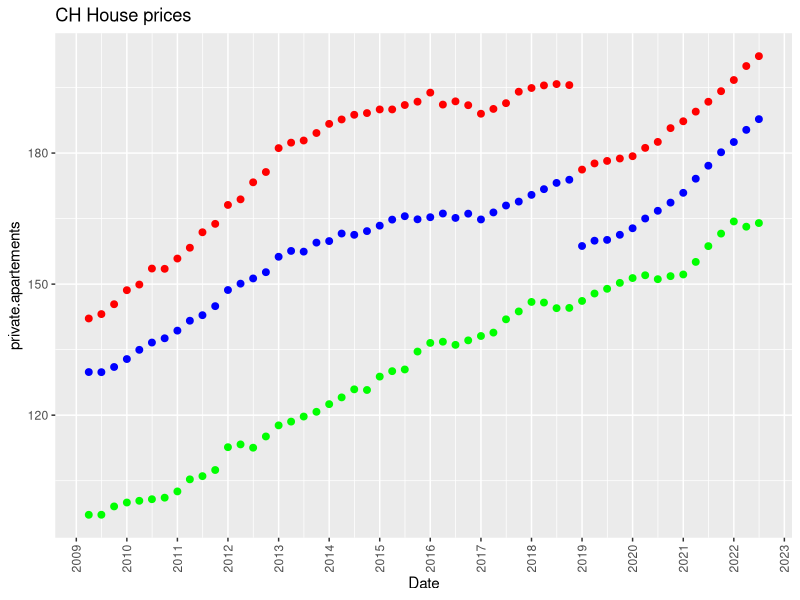
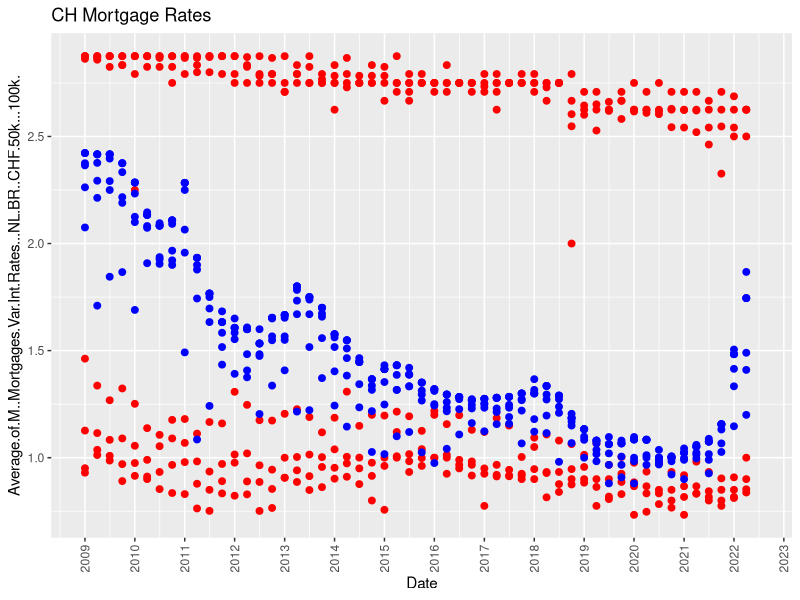
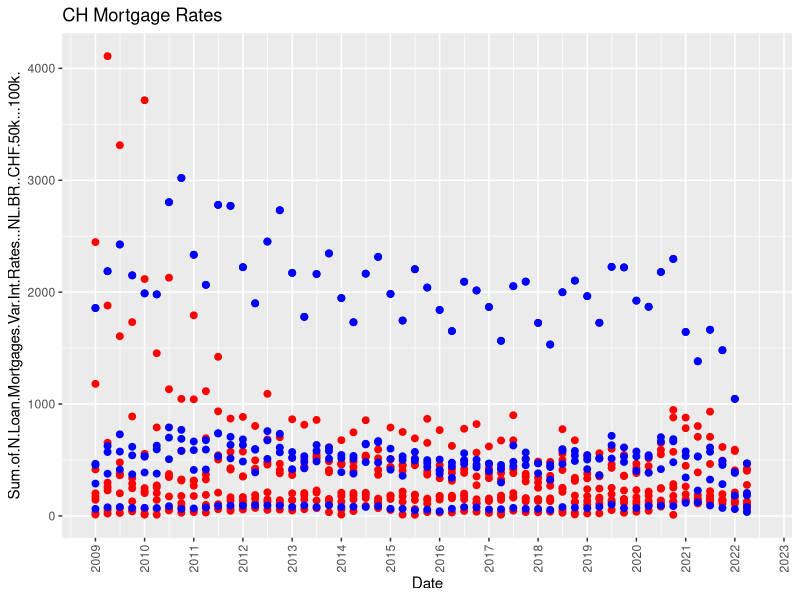
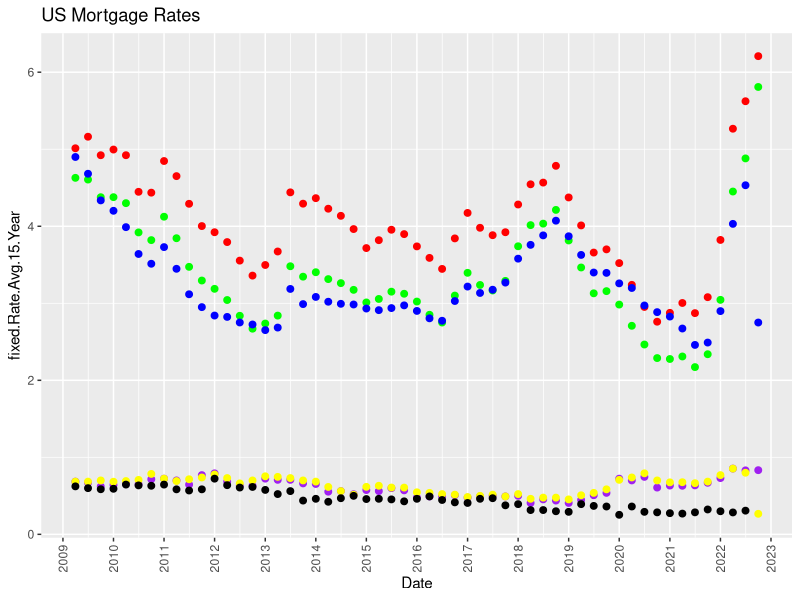
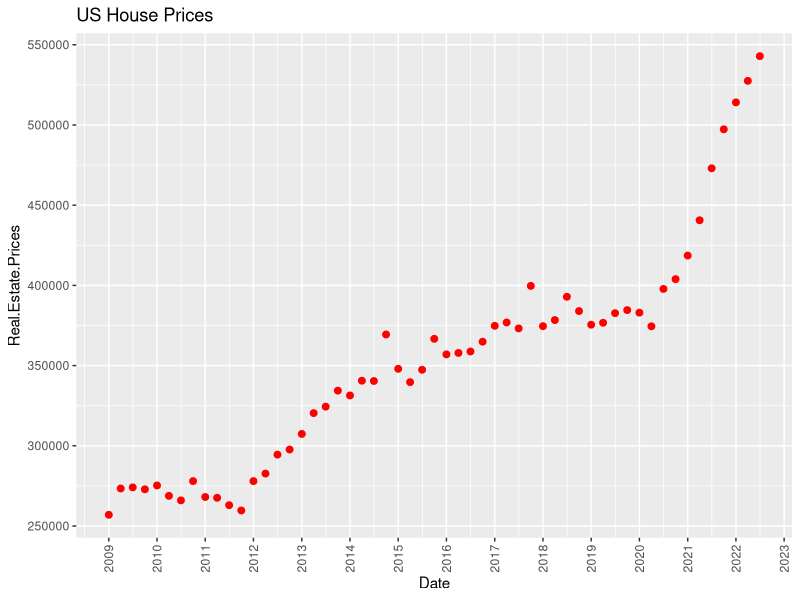

Write the R code that produced these figures, in order.
library(tidyverse)
library(scales)
library(ggplot2)

#### IMPORT DATA

# Specify working directory7
#install.packages("here") #<- install once for location of the files!
library(here) #<- for Location of the files!

#getwd() <-always starts at this level here!
#here("data", "real_estate_prices_CH.csv") #<- example for subfolder data, file quarterly-data-us-mortgage.csv


#setwd("C:/Users/leabo/Desktop/Project")

# Assign working directory as path to object
#wd <- "C:/Users/leabo/Desktop/Project"

# list file names in working directory
#list.files(wd, all.files=FALSE, full.names=FALSE, pattern=".csv")

# import/read in data files
ch.house.prices <- read.csv(here("data", "ch-house-prices.csv"))
ch.mortgage.rates <- read.csv(here("data", "ch-mortgage-rates.csv"))
us.mortgage.rates <- read.csv(here("data", "us-mortgage-rates.csv"))
us.house.prices <- read.csv(here("data", "us-house-prices.csv"))
View(ch.house.prices)
View(ch.mortgage.rates)
View(us.mortgage.rates)
View(us.house.prices)

################## CH House Prices #######################################################################

# add new row for averages
# privately owned apartments
private.apartements.average <- c(rowMeans(ch.house.prices[,2:6], na.rm = TRUE))
ch.house.prices <- cbind(ch.house.prices, private.apartements = private.apartements.average)

# single family houses
single.family.houses.average <- c(rowMeans(ch.house.prices[,7:11], na.rm = TRUE))
ch.house.prices <- cbind(ch.house.prices, single.family.houses = single.family.houses.average)

# apartment buildings (residential investment property)
apartment.buildings.average <- c(rowMeans(ch.house.prices[,12:14], na.rm = TRUE))
ch.house.prices <- cbind(ch.house.prices, apartment.buildings = apartment.buildings.average)

# delete rows from different sources, only keep averages
ch.house.prices <- ch.house.prices[,-2:-14]
View(ch.house.prices)

#convert to date
date.ch.house.prices <- as.character(ch.house.prices$Date)
ch.house.prices$Date <- as.Date(date.ch.house.prices, formats = "%Y/%m/%d")

# plot
ggplot(ch.house.prices  %>% filter(ch.house.prices$Date > '2009/01/01'), aes(x = Date))+
  geom_point(aes(y = private.apartements), na.rm = TRUE, size = 2, color = "red")+
  geom_point(aes(y = single.family.houses), na.rm = TRUE, size = 2, color = "blue")+
  geom_point(aes(y = apartment.buildings), na.rm = TRUE, size = 2, color = "green")+
  scale_x_date(date_breaks = "years" , date_labels = "%Y")+
  theme(axis.text.x = element_text(angle = 90,vjust = 0.5,hjust = 1))+
  ggtitle("CH House prices")
          
#################### CH Mortgage Rates ###################################################

#convert to date
date.ch.mortgage.rates <- as.character(ch.mortgage.rates$Date)
ch.mortgage.rates$Date <- as.Date(date.ch.mortgage.rates, formats = "%Y/%m/%d")

names(ch.mortgage.rates)


# plot Average -> variable red, fixed blue
ggplot((ch.mortgage.rates), aes(x = Date))+
  geom_point(aes(y = Average.of.M..Mortgages.Var.Int.Rates...NL.BR..CHF.50k...100k.), na.rm = TRUE, size = 2, color = "red")+
  geom_point(aes(y = Average.of.M..Mortgages.Var.Int.Rates...NL.BR..CHF.100k...500k.), na.rm = TRUE, size = 2, color = "red")+
  geom_point(aes(y = Average.of..M..Mortgages.Var.Int.Rates...NL.BR..CHF.500k...1.Mio.), na.rm = TRUE, size = 2, color = "red")+
  geom_point(aes(y = Average.of..M..Mortgages.Var.Int.Rates...NL.BR..CHF.1.Mio...5.Mio.), na.rm = TRUE, size = 2, color = "red")+
  geom_point(aes(y = Average.of.M..Mortgages.Var.Int.Rates...NL.BR..CHF.5.Mio...15.Mio.), na.rm = TRUE, size = 2, color = "red")+
  
  geom_point(aes(y = Average.of.M..Mortgages.Var.Int.Rates...Linked.BR..CHF.50k...100k.), na.rm = TRUE, size = 2, color = "red")+
  geom_point(aes(y = Average.of.M..Mortgages.with.fixed.interest.rates..CHF.100k...500k.), na.rm = TRUE, size = 2, color = "blue")+
  geom_point(aes(y = Average.of.M..Mortgages.with.fixed.interest.rates..CHF.100k...500k.), na.rm = TRUE, size = 2, color = "blue")+
  geom_point(aes(y = Average.of.M..Mortgages.Var.Int.Rates...Linked.BR..CHF.500k...1.Mio.), na.rm = TRUE, size = 2, color = "red")+
  geom_point(aes(y = Average.of.M..Mortgages.Var.Int.Rates...Linked.BR..CHF.1.Mio...5.Mio.), na.rm = TRUE, size = 2, color = "red")+
  
  geom_point(aes(y = Average.of.M..Mortgages.Var.Int.Rates...Linked.BR..CHF.5.Mio...15.Mio.), na.rm = TRUE, size = 2, color = "red")+
  geom_point(aes(y = Average.of.M..Mortgages.with.fixed.interest.rates..CHF.50k...100k.), na.rm = TRUE, size = 2, color = "blue")+
  geom_point(aes(y = Average.of.M..Mortgages.with.fixed.interest.rates..CHF.100k...500k.), na.rm = TRUE, size = 2, color = "blue")+
  geom_point(aes(y = Average.of.M..Mortgages.with.fixed.interest.rates..CHF.500k...1.Mio.), na.rm = TRUE, size = 2, color = "blue")+
  geom_point(aes(y = Average.of.M..Mortgages.with.fixed.interest.rates..CHF.1.Mio...5.Mio.), na.rm = TRUE, size = 2, color = "blue")+

  geom_point(aes(y = Average.of.M..Mortgages.with.fixed.interest.rates..CHF.5.Mio...15.Mio.), na.rm = TRUE, size = 2, color = "blue")+
  
  scale_x_date(date_breaks = "years" , date_labels = "%Y")+
  theme(axis.text.x = element_text(angle = 90,vjust = 0.5,hjust = 1))+
  ggtitle("CH Mortgage Rates")

# plot Sum -> variable red, fixed blue
ggplot((ch.mortgage.rates), aes(x = Date))+
  geom_point(aes(y = Sum.of.N.Loan.Mortgages.Var.Int.Rates...NL.BR..CHF.50k...100k.), na.rm = TRUE, size = 2, color = "red")+
  geom_point(aes(y = Sum.of.N.Loan.Mortgages.Var.Int.Rates...NL.BR..CHF.100k...500k.), na.rm = TRUE, size = 2, color = "red")+
  geom_point(aes(y = Sum.of.N.Loan.Mortgages.Var.Int.Rates...NL.BR..CHF.500k...1.Mio.), na.rm = TRUE, size = 2, color = "red")+
  geom_point(aes(y = Sum.of.N.Loan.Mortgages.Var.Int.Rates...NL.BR..CHF.1.Mio...5.Mio.), na.rm = TRUE, size = 2, color = "red")+
  geom_point(aes(y = Sum.of.N.Loan.Mortgages.Var.Int.Rates...NL.BR..CHF.5.Mio...15.Mio.), na.rm = TRUE, size = 2, color = "red")+
  
  geom_point(aes(y = Sum.of.N.Loan.Mortgages.Var.Int.Rates...Linked.BR..CHF.50k...100k.), na.rm = TRUE, size = 2, color = "red")+
  geom_point(aes(y = Sum.of.N.Loan.Mortgages.with.fixed.interest.rates..CHF.100k...500k.), na.rm = TRUE, size = 2, color = "blue")+
  geom_point(aes(y = Sum.of.N.Loan.Mortgages.Var.Int.Rates...Linked.BR..CHF.500k...1.Mio.), na.rm = TRUE, size = 2, color = "red")+
  geom_point(aes(y = Sum.of.N.Loan.Mortgages.Var.Int.Rates...Linked.BR..CHF.1.Mio...5.Mio.), na.rm = TRUE, size = 2, color = "red")+
  geom_point(aes(y = Sum.of.N.Loan.Mortgages.Var.Int.Rates...Linked.BR..CHF.5.Mio...15.Mio.), na.rm = TRUE, size = 2, color = "red")+
  
  geom_point(aes(y = Sum.of.N.Loan.Mortgages.with.fixed.interest.rates..CHF.50k...100k.), na.rm = TRUE, size = 2, color = "blue")+
  geom_point(aes(y = Sum.of.N.Loan.Mortgages.with.fixed.interest.rates..CHF.100k...500k.), na.rm = TRUE, size = 2, color = "blue")+
  geom_point(aes(y = Sum.of.N.Loan.Mortgages.with.fixed.interest.rates...CHF.500k...1.Mio.), na.rm = TRUE, size = 2, color = "blue")+
  geom_point(aes(y = Sum.of.N.Loan.Mortgages.with.fixed.interest.rates..CHF.1.Mio...5.Mio.), na.rm = TRUE, size = 2, color = "blue")+
  geom_point(aes(y = Sum.of.N.Loan.Mortgages.with.fixed.interest.rates..CHF.5.Mio...15.Mio.), na.rm = TRUE, size = 2, color = "blue")+
  
  scale_x_date(date_breaks = "years" , date_labels = "%Y")+
  theme(axis.text.x = element_text(angle = 90,vjust = 0.5,hjust = 1))+
  ggtitle("CH Mortgage Rates")
          

#################### US Mortgage Rates ###################################################


#let's rename the columns from V1, V2,... to the names (they were manually extracted form the "auto-mpg.name" file
names(us.mortgage.rates) <- c("Date", "fixed.Rate.Avg.15.Year","fixed.Rate.Avg.30.Year","adjustable.Rate.5.1.Year",
                              "margin.for.5.1.Year.Adj","Origination.Fees.and.Discount.Points.for.15.Y",
                              "Origination.Fees.and.Discount.Points.for.30.Y","Adjustable.5.1.Year")

#for better manipulation and readibilitty, let's transform the data.frame into a "tibble" object
us.mortgage.rates <- as_tibble(us.mortgage.rates)
View(us.mortgage.rates)

#     Jan's Code :)

#monthly <- ts(us.mortgage.rates, start = c(2009, 1), frequency = 12)
#quarterly <- aggregate(monthly, mean)
#View(quarterly)

#plot1 <- ggplot(data = us.mortgage.rates, mapping = aes(x = "30-Year Fixed Rate Avg", y="Date"))

# plot2 <- ggplot(data = us.mortgage.rates, mapping = aes(x = "Date", y = "30-Year Fixed Rate Avg"))+
#  geom_point(color = "#00AFBB", size = 5) +
#  geom_line(color = "#00AFBB", size = 2)
# print(plot2)

#convert to date
date.us.mortgage.rates <- as.character(us.mortgage.rates$Date)
us.mortgage.rates$Date <- as.Date(date.us.mortgage.rates, formats = "%Y/%m/%d")

# plot
ggplot((us.mortgage.rates), aes(x = Date))+
  geom_point(aes(y = fixed.Rate.Avg.15.Year), na.rm = TRUE, size = 2, color = "red")+
  geom_point(aes(y = fixed.Rate.Avg.30.Year), na.rm = TRUE, size = 2, color = "green")+
  geom_point(aes(y = adjustable.Rate.5.1.Year), na.rm = TRUE, size = 2, color = "blue")+
  geom_point(aes(y = Origination.Fees.and.Discount.Points.for.15.Y), na.rm = TRUE, size = 2, color = "purple")+
  geom_point(aes(y = Origination.Fees.and.Discount.Points.for.30.Y), na.rm = TRUE, size = 2, color = "yellow")+
  geom_point(aes(y = Adjustable.5.1.Year), na.rm = TRUE, size = 2, color = "black")+
  scale_x_date(date_breaks = "years" , date_labels = "%Y")+
  theme(axis.text.x = element_text(angle = 90,vjust = 0.5,hjust = 1))+
  ggtitle("US Mortgage Rates")


#### Jan's code

# mortgagae.rates.average <- c(rowMeans(us.mortgage.rates[,2:6], na.rm = TRUE))
# mortgagae.rates.average1 <- cbind(mortgagae.rates.average, "30-Year Fixed Rate Avg" = "5/1-Year Adjustable Rate")

# mortgagae.rates.average1

### end  of Jan's code

################### US House Prices ###################################

#convert to date
date.us.house.prices <- as.character(us.house.prices$Date)
us.house.prices$Date <- as.Date(date.us.house.prices, formats = "%Y/%m/%d")

# plot
ggplot((us.house.prices), aes(x = Date))+
  geom_point(aes(y = Real.Estate.Prices), na.rm = TRUE, size = 2, color = "red")+
  scale_x_date(date_breaks = "years" , date_labels = "%Y")+
  theme(axis.text.x = element_text(angle = 90,vjust = 0.5,hjust = 1))+
  ggtitle("US House Prices")
